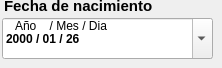
                    <widget class="QFrame" name="espacio_fecha_nacimiento">
                     <property name="minimumSize">
                      <size>
                       <width>200</width>
                       <height>0</height>
                      </size>
                     </property>
                     <property name="styleSheet">
                      <string/>
                     </property>
                     <widget class="QLabel" name="label_cedula_2">
                      <property name="geometry">
                       <rect>
                        <x>4</x>
                        <y>-2</y>
                        <width>161</width>
                        <height>16</height>
                       </rect>
                      </property>
                      <property name="font">
                       <font>
                        <family>Segoe UI</family>
                        <pointsize>11</pointsize>
                        <weight>75</weight>
                        <italic>false</italic>
                        <bold>true</bold>
                       </font>
                      </property>
                      <property name="styleSheet">
                       <string notr="true"/>
                      </property>
                      <property name="text">
                       <string>Fecha de nacimiento</string>
                      </property>
                      <property name="scaledContents">
                       <bool>false</bool>
                      </property>
                      <property name="tipo" stdset="0">
                       <string>titulo_qlineedit</string>
                      </property>
                     </widget>
                     <widget class="QDateEdit" name="dateedit_fecha_nacimiento">
                      <property name="geometry">
                       <rect>
                        <x>2</x>
                        <y>18</y>
                        <width>211</width>
                        <height>41</height>
                       </rect>
                      </property>
                      <property name="minimumSize">
                       <size>
                        <width>0</width>
                        <height>40</height>
                       </size>
                      </property>
                      <property name="font">
                       <font>
                        <family>Segoe UI</family>
                        <weight>75</weight>
                        <italic>false</italic>
                        <bold>true</bold>
                       </font>
                      </property>
                      <property name="toolTip">
                       <string>Año/Mes/Dia</string>
                      </property>
                      <property name="styleSheet">
                       <string notr="true"/>
                      </property>
                      <property name="wrapping">
                       <bool>false</bool>
                      </property>
                      <property name="frame">
                       <bool>true</bool>
                      </property>
                      <property name="accelerated">
                       <bool>true</bool>
                      </property>
                      <property name="keyboardTracking">
                       <bool>true</bool>
                      </property>
                      <property name="showGroupSeparator" stdset="0">
                       <bool>true</bool>
                      </property>
                      <property name="currentSection">
                       <enum>QDateTimeEdit::YearSection</enum>
                      </property>
                      <property name="displayFormat">
                       <string>yyyy / MM / dd</string>
                      </property>
                      <property name="calendarPopup">
                       <bool>true</bool>
                      </property>
                      <property name="currentSectionIndex">
                       <number>0</number>
                      </property>
                      <property name="date">
                       <date>
                        <year>2000</year>
                        <month>1</month>
                        <day>26</day>
                       </date>
                      </property>
                     </widget>
                     <widget class="QLabel" name="label_6">
                      <property name="geometry">
                       <rect>
                        <x>15</x>
                        <y>18</y>
                        <width>101</width>
                        <height>16</height>
                       </rect>
                      </property>
                      <property name="styleSheet">
                       <string notr="true"/>
                      </property>
                      <property name="text">
                       <string>Año    / Mes / Dia</string>
                      </property>
                      <property name="tipo" stdset="0">
                       <string>titulo_qdateedit</string>
                      </property>
                     </widget>
                     <zorder>dateedit_fecha_nacimiento</zorder>
                     <zorder>label_6</zorder>
                     <zorder>label_cedula_2</zorder>
                    </widget>
